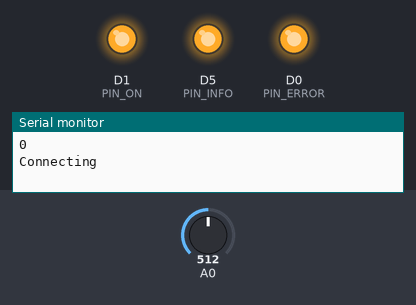
Bench run of a sketch on a simulated ESP8266 (NodeMCU). On the bench: output pins drawn as LEDs (lit = HIGH), the last lines printed to the serial monitor. The test bench sets the inputs (shaded band); at power-on: A0 = 512. WiFi joins after 1.5 s; servers stay silent unless stated; uploads are accepted with an empty reply; not simulated (calls return 0 or success): ../secrets/secrets.h.

Above: at 0.1 s.
At 1.8 s:
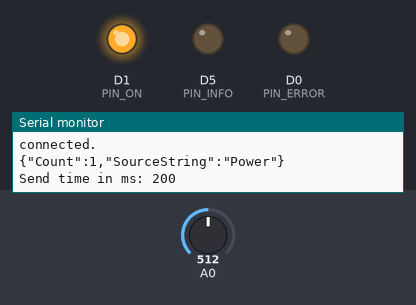
Timing chart, 0 to 3.3 s (numbered marks = the images above):
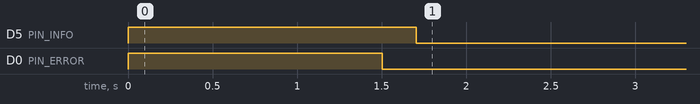

Measured:
- by itself, D5 (PIN_INFO): HIGH → LOW at 1.7 s

The sketch:

power_sensor.ino
```cpp
//
// Power sensor
//
// Counts LED blinks produced by the power meter and reports them to a web service
//
// compile for board NodeMCU 1.0 (otherwise pins might not be defined)

#include "webapi/webapi.h"

bool aboveLevel = false;
int level = 300;
int count = 0;

int PIN_INFO = D5;
int PIN_ON = D1;
int PIN_ERROR = D0;

void setup() {
    int timer = millis();

    // setup outputs
    pinMode(PIN_INFO, OUTPUT);
    pinMode(PIN_ON, OUTPUT);
    pinMode(PIN_ERROR, OUTPUT);

    // turn on all outputs to signal initialization
    digitalWrite(PIN_ON, HIGH);
    digitalWrite(PIN_INFO, HIGH);
    digitalWrite(PIN_ERROR, HIGH);

    Serial.begin(115200);
    Serial.println(millis()-timer);

    connectToWiFi();
    http.setReuse(true);

    Serial.println(millis()-timer);

    // turn off error and info to signal end of initialization
    digitalWrite(PIN_ERROR, LOW);
    digitalWrite(PIN_INFO, LOW);
    Serial.println(millis()-timer);
}

void loop() {
  int v = analogRead(A0);

  // if voltage is below level, update state
  if (v <= level) {
    aboveLevel = false;
  } else {
    // voltage is above level
    // if state is aboveLevel, we're still in a peak, so return
    if (aboveLevel) return;

    // This is a new peak, so send the info to the web server
    aboveLevel = true;
    count++;
    Serial.println("new peak");

    sendCount(count);
  }
}

void sendCount(int count) {
  digitalWrite(PIN_INFO, HIGH);
  int startMs = millis();

  int res = sendPowerCount(count);
  if (res != 200) {
    Serial.printf("HTTP POST failed. Return code=%d\n", res);
    if (res > 0) {
      // some kind of HTTP error
      blink(1, PIN_ERROR);
    } else {
      // WiFi failed
      blink(2, PIN_ERROR);
    }
  }

  digitalWrite(PIN_INFO, LOW);

  Serial.printf("Send time in ms: %d\n", millis()-startMs );
}

/*
 * Blinks the selected pin count times.
 */
void blink(int count, int pin) {
    int state = digitalRead(pin);

    while (count > 0) {
      count--;
      digitalWrite(pin, !state);
      delay(100);
      digitalWrite(pin, state);
      delay(100);
    }
}
```

webapi.h
```cpp
#ifndef WEBAPI_H
#define WEBAPI_H

#include "Arduino.h"
#include <ESP8266WiFi.h>
#include <ESP8266HTTPClient.h>
#include "../secrets/secrets.h"

HTTPClient http;
String baseUrl = "http://reni:5000/api/counter";

// returns http result code
int __doSend(int count, char type[]) {
  if (WiFi.isConnected()) {
    Serial.println("connected.");
  } else {
    Serial.println("not connected.");
    WiFi.reconnect();
    while (!WiFi.isConnected()) {
      Serial.print(".");
      delay(100);
    }
    Serial.println("reconnected.");
  }

  http.begin(baseUrl);
  http.addHeader("Content-Type", "application/json");
  char message[64];
  sprintf(message, "{\"Count\":%d,\"SourceString\":\"%s\"}", count, type);
  Serial.println(message);
  int code = http.POST(message);
  http.end();
  return code;
}

// returns http result code
int sendPowerCount(int count) {
  int code = __doSend(count, "Power");
  return code;
}

// returns http result code
int sendWaterCount(int count) {
  int code = __doSend(count, "Water");
  return code;
}

void connectToWiFi() {
    WiFi.disconnect();
    WiFi.begin(WLAN_NAME, WLAN_SECRET);
    WiFi.setSleepMode(WIFI_NONE_SLEEP, 30000);
    WiFi.mode(WIFI_STA);
    WiFi.setAutoReconnect(true);

    Serial.print("Connecting");
    while (WiFi.status() != WL_CONNECTED)
    {
      delay(500);
      Serial.print(".");
    }
    Serial.println();
}

#endif
```
